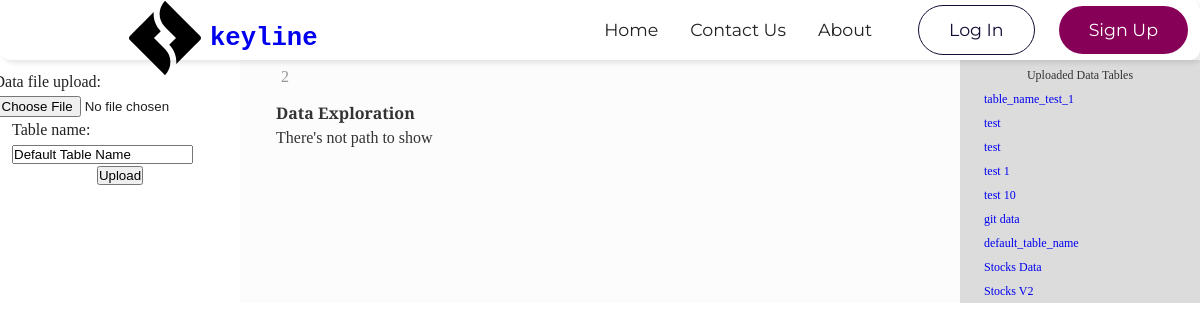
Before: / with the older database file.
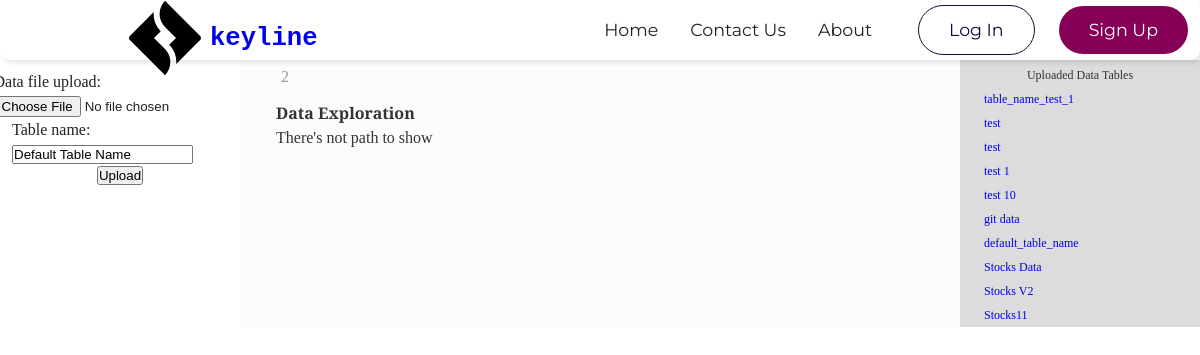
After: the same page with the newer database file.
### api/models.py (models this page shows, shortened)
class UploadModel(models.Model):
    default_name = 'Default Table Name'
    table_name = models.CharField(max_length=100, default=default_name)
    created_at = models.DateTimeField(auto_now_add=True)
    data_file_upload = models.FileField(upload_to='uploads/tables/')

### api/views.py (the view, shortened to what this page needs)
# urls.py: path('', Index.as_view(), name='index-test'),
class Index(TemplateView):
    template_name = 'pages/home/index.html'
    def get(self, request, *args, **kwargs):
        form = UploadForm()
        uploads = UploadModel.objects.all()
        files = [{'id': upload.id, 'name': upload.table_name} for upload in uploads]
        selected_upload_id = request.GET.get('upload_id')
        analyze_upload_id = request.GET.get('analyze_id')
        selected_upload = None
        data = None
        table_name = ''
        file_path = ''
        analysis_results = None
        csv_data_shape = ()
        data_type_info = {}
        context = {
            'form': form,
            'files': files,
            'data': data,
            'selected_upload_id': selected_upload_id,
            'table_name': table_name,
            'file_path': file_path,
            'csv_data_shape': csv_data_shape,
            'data_types': data_type_info,
        }
        return render(request, self.template_name, context)

### api/forms.py
class UploadForm(forms.ModelForm):
    class Meta:
        model = UploadModel
        fields = ['data_file_upload', 'table_name']
        widgets = {
            'table_name': forms.TextInput(attrs={
                'class':'form-control',
                'id': 'id_table_name',
                'required': True,
            }),
            'file_upload': forms.FileInput(attrs={
                'class': 'default-file-input',
                'id': 'file-upload-input',
                'required': True,
            })
        }

### templates/pages/home/index.html (shortened to what this page needs)
{% load static %}
<!DOCTYPE html>
<html lang="en">
<head>
    <link rel="stylesheet" href="{% static 'css/index.css'%}">
    <link rel="stylesheet" href="{% static 'css/search-bar.css'%}">
    <link rel="stylesheet" href="{% static 'css/hero.css'%}">
    <link rel="stylesheet" href="{% static 'css/upload.css'%}">
    <link rel="stylesheet" href="{% static 'css/data_preview.css'%}">
</head>
<body>
    <nav class="navbar side_navbar">
        <wrapper class="navbar_container side_nav_container">
            <a href="#" class="navbar_logo">
                <img src="{% static 'images/logo.svg' %}" alt="" />
            </a>
            <a href="#" class='brand_link'>
                <span class="brand_name">keyline</span>
            </a>
            <ul class="navbar_links">
                <li>
                    <a href="#">Home</a>
                </li>
                <li>
                    <a href="#contacts">Contact Us</a>
                </li>
                <li>
                    <a href="#about">About</a>
                </li>
            </ul>
            <a href="" class="button-outline navbar_btn_out">
                Log In
            </a>
            <a href="" class="button-primary navbar_btn_out">
                Sign Up
            </a>
        </wrapper>
    </nav>
    <section class="hero">
        <aside class="sidebar">
            <section class="upload-area">
              <form class="form-container" enctype='multipart/form-data' method="POST">
                 {{ form }}
                 <input type="submit" value="Upload">
                </form>
             </section>
          </aside>
          <main class="container">
            <div class="page-divider">
              <span class="page-number">2</span>
            </div>
            <p>
                <strong>Data Exploration</strong>
                    {% if file_path %}
                    <ul>
                        <li>{{ file_path }}</li>
                        <p>Data Shape <br> Number of Rows, Columns: {{ csv_data_shape }}</p>
                    </ul>
                    <h2>Data Types for Each Column:</h2>
    <table border="1">
        <thead>
            <tr>
                <th>Column</th>
                <th>Data Type</th>
            </tr>
        </thead>
        <tbody>
            {% for column, data_type in data_types.items %}
                <tr>
                    <td>{{ column }}</td>
                    <td>{{ data_type }}</td>
                </tr>
            {% endfor %}
        </tbody>
        <p>Plot</p>
        <img src="{{ data_type_graph_url }}" alt="Data Types Count">
    </table>
                    {% else %}
                    <p>There's not path to show</p>
                    {% endif %}
            </p>
          </main>
          <div class="third-column">
            <p class="upload-list-label">Uploaded Data Tables</p>
            <ul class="home-list">
              {% for file in files %}
                  <li>
                      <a href="?upload_id={{ file.id }}">{{ file.name }}</a>
                  </li>
              {% endfor %}
            </ul>
          </div>
    </section>
</body>
</html>

### api/static/css/index.css (style rules this page uses)
*, *::after, *::before { padding: 0; margin: 0; box-sizing: inherit; outline: 0; text-decoration: none; list-style: none; }
a { text-decoration: none; }
body { color: #212123; background-color: #fff; font-family: "Roboto", sans-serif; font-size: 16px; font-weight: 400; line-height: 1.7em; }
img { display: block; }
.navbar_logo img { height: 90px; margin-top: 5px; }
.brand_link { margin-top: 17px; font-size: 1.6rem; margin-right: auto; box-sizing: border-box; font-family: 'Courier New', Courier, monospace; font-weight: bold; }
.navbar_logo { cursor: pointer; margin-top: 10px; margin-left: 10%; }
.navbar_container { display: flex; justify-content: space-between; align-items: center; font-size: 1.09rem; width: 100%; height: 60px; border-radius: 10px; position: fixed; top: 0; left: 0%; background-color: #fff; box-shadow: 3px 3px 5px rgba(0, 0, 0, 0.1); }
.navbar_links { display: grid; grid-template-columns: repeat(5, auto); grid-gap: 12px; list-style: none; align-items: center; text-align: center; justify-content: end; }
.navbar_btn_out { margin: 1%; border-radius: 30px }

### api/static/css/search-bar.css (style rules this page uses)
.container { text-align: left; width: 100%; justify-content: center; }
.container div { display: inline-block; }

### api/static/css/hero.css (style rules this page uses)
.page-divider { color: #999; display: block; overflow: hidden; text-align: center; white-space: nowrap; }

### api/static/css/upload.css (style rules this page uses)
body { margin: 0; padding: 0; box-sizing: border-box; font-family: 'Montserrat', sans-serif; }
.form-container { padding-top: 10px; width: 100%; height: auto; background-color: #fff; display: flex; justify-content: center; align-items: center; flex-direction: column; }

### api/static/css/data_preview.css (style rules this page uses)
.home-list { text-align: left; text-decoration: none; }
.upload-list-label { padding-top: 3px; }

Changed rows visible on the page:
added UploadModel: name "Stocks11"
